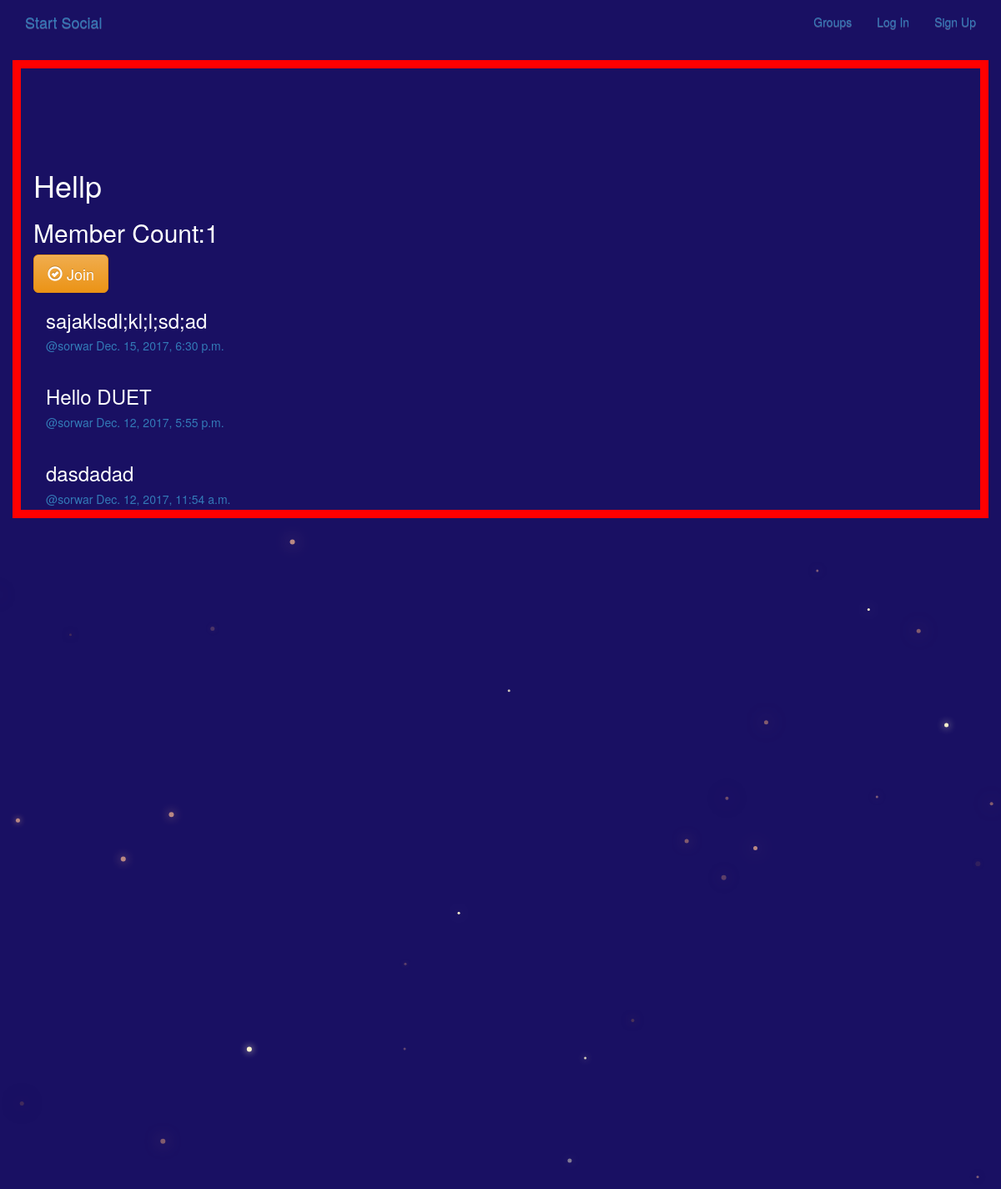
Screenshot of /groups/posts/in/hellp/ with the database file from the repository.
### groups/models.py (models this page shows, shortened)
class Group(models.Model):
    name=models.CharField(max_length=255,unique=True)
    slug=models.SlugField(allow_unicode=True,unique=True)
    description=models.TextField(blank=True, default='')
    description_htnl=models.TextField(editable=False,default='',blank=True)
    members=models.ManyToManyField(User,through='GroupMember')
    class Meta:
        ordering=['name']

### posts/models.py (models this page shows, shortened)
class Post(models.Model):
    user=models.ForeignKey(User,related_name='posts')
    created_at=models.DateTimeField(auto_now=True)
    message=models.TextField()
    message_html=models.TextField(editable=False)
    group=models.ForeignKey(Group,related_name='posts',null=True,blank=True)
    class Meta():
        ordering=['-created_at']
        unique_together=['user','message']

### groups/views.py (the view)
# urls.py: url(r'^posts/in/(?P<slug>[-\w]+)/$',views.SingleGroup.as_view(),name='single'),
class SingleGroup(DetailView):
    model = Group

### groups/templates/groups/group_detail.html
{% extends "groups/group_base.html" %}
{% block pregroup %}
    <h1>{{ group.name }}</h1>
    <h2>Member Count:{{ group.members.count }}</h2>
    <div class="cintent">
    {% if user in group.members.all %}
        <a href="{% url 'groups:leave' slug=group.slug %}" class="btn btn-lg btn-fill btn-warning">
        <span class="glyphicon glyphicon-remove-circle"></span> Leave</a>
    {% else %}
        <a href="{% url 'groups:join' slug=group.slug %}" class="btn btn-lg btn-fill btn-warning">
        <span class="glyphicon glyphicon-ok-circle"></span> Join</a>
    {% endif %}
    </div>
{% endblock %}
{% block group_content %}
    <div class="col-md-8">
        {% if group.posts.count == 0%}
            <h2>No posts in this groups yet!</h2>
        {% else %}
                {% for post in group.posts.all  %}
                    {% include "posts/_post.html" %}
                {% endfor %}
        {% endif %}
    </div>
{% endblock %}

### posts/templates/posts/_post.html (shortened to what this page needs)
<div class="post media">
    <h3>{{ post.message_html|safe }}</h3>
    <div class="media-body">
        <h5 class="media-heading">
            <span class="username">
            <a href="{% url 'posts:for_user' username=post.user.username %}">@{{ post.user }}</a>
            </span>
            <time class="time">
                <a href="{% url 'posts:single' username=post.user.username pk=post.pk %}">{{ post.created_at }}</a>
            </time>
        </h5>
    </div>
</div>

### static/simplesocial/css/master.css (style rules this page uses)
body { margin: 0; overflow: hidden; background-color: black; color:white; }

### static/css/master.css (style rules this page uses)
html, body { height: 100%; width: 100%; overflow: hidden; background: #191063; margin: 0; }

### rows the page displays
Group: name "Hellp", members.count "1"
Post: message_html "sajaklsdl;kl;l;sd;ad", user "sorwar", created_at "Dec. 15, 2017, 6:30 p.m."
Post: message_html "Hello DUET", user "sorwar", created_at "Dec. 12, 2017, 5:55 p.m."
Post: message_html "dasdadad", user "sorwar", created_at "Dec. 12, 2017, 11:54 a.m."
